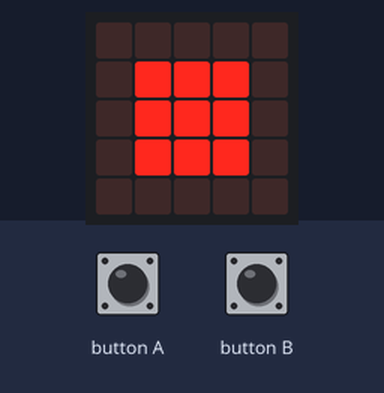
Bench run of a program on a simulated BBC micro:bit running MicroPython. Parts: the board's 5×5 LED display. The inputs (shaded band) are chosen by the test bench.

Above: at 1.2 s.
1.3 s: button A pressed for 0.15 s
At 2.5 s:
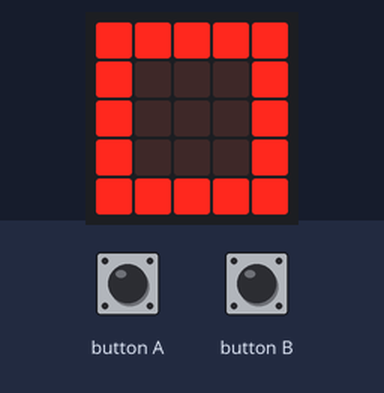
2.9 s: button A pressed for 1 s
At 3.9 s:
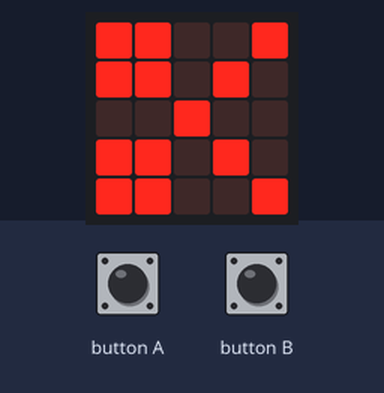
Timing chart, 0 to 5.9 s (numbered marks = the images above; inputs shaded):
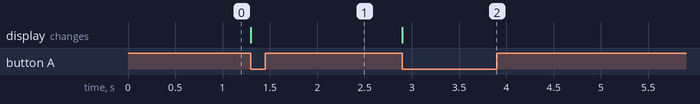

Measured:
- after the input at 1.3 s, the display: changes at once (image 1)
- after the input at 2.9 s, the display: changes at once (image 2)

The program:

rockpaperscissors_Tasks1-4.py
```python
from microbit import *
import radio

# Images for rock, paper and scissors
rock = Image("00000:09990:09990:09990:00000")
paper = Image("99999:90009:90009:90009:99999")
scissors = Image("99009:99090:00900:99090:99009")


radio.on()

# The line below can be used to change the radio group,
# it is already set to 0 by default but can be reconfigured to a number from 0-255
#radio.config(group = 0)

# IMPORTANT
# Make sure that on one of the microbits,
# my_address and their_address are switched around
# if you do not do this you will not be able to play
my_address = "JG"
their_address = "CS"
header = my_address + their_address

selected = False
received = False

# Display rock by default, pressing A will
# move to the next image
current_image = "rock"
my_hand = 1
display.show(rock)
while True:

    # If you have not already selected,
    # pressing button A allows you to pick an image
    # Pressing B confirms your choice and prevents you from changing
    # your selection
    if button_a.was_pressed():
        if not selected:
            if current_image == "rock":
                display.show(paper)
                current_image = "paper"
                my_hand = 0
            elif current_image == "paper":
                display.show(scissors)
                current_image = "scissors"
                my_hand = 2
            elif current_image == "scissors":
                display.show(rock)
                current_image = "rock"
                my_hand = 1
            sleep(500)

    # Once B is pressed, you cannot do anything until your opponent
    # has made their decision
    if button_b.was_pressed():
        packet = header + str(my_hand)
        radio.send(packet)
        selected = True

    message = radio.receive()
    if message is not None:
        if len(message) == 5 and message[2:4] == my_address:
            opponent_hand = int(message[4])
            message = None
            received = True

    # Displays the appropriate face depending on the outcome
    # After it has been displayed, the game resets for the next round
    if selected and received:
        if my_hand == opponent_hand:
            display.show(Image.SURPRISED)
        elif my_hand == 1 and opponent_hand == 2:
            display.show(Image.HAPPY)
        elif my_hand == 2 and opponent_hand == 0:
            display.show(Image.HAPPY)
        elif my_hand == 0 and opponent_hand == 1:
            display.show(Image.HAPPY)
        else:
            display.show(Image.SAD)
        selected = False
        received = False
        sleep(1000)
        current_image = "rock"
        my_hand = 1
        display.show(rock)
```
